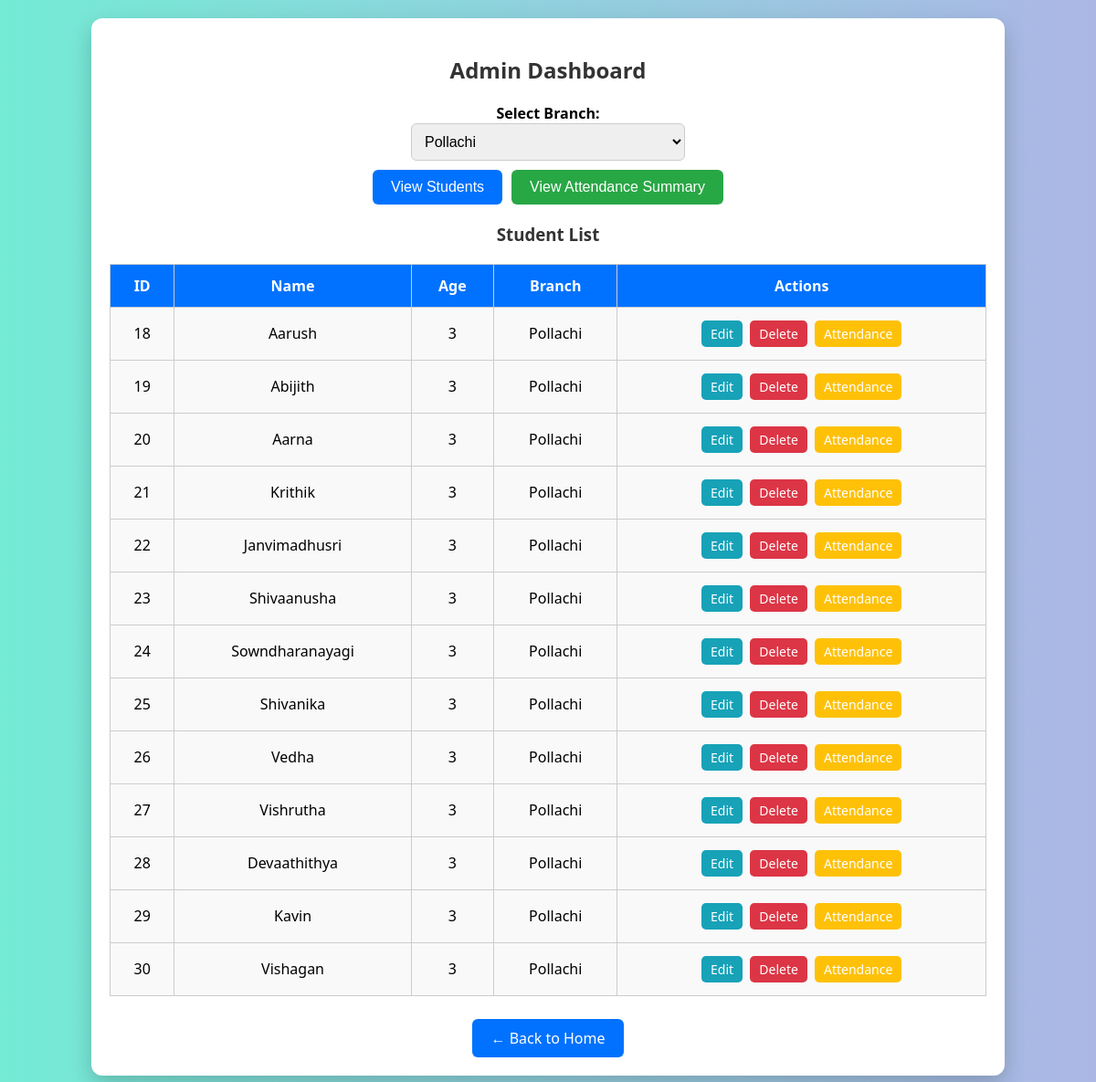
The page /dashboard_admin.php?branch_id=1 (signed in) on the database its author committed.
### tables this page shows
CREATE TABLE `students` (
  `student_id` int(11) NOT NULL,
  `name` varchar(100) NOT NULL,
  `age` int(11) NOT NULL,
  `branch_id` int(11) NOT NULL
);

CREATE TABLE `branches` (
  `branch_id` int(11) NOT NULL,
  `branch_name` varchar(100) NOT NULL
);

### dashboard_admin.php (the view, shortened to what this page needs)
<?php
include 'db.php';
$branch_result = $conn->query("SELECT * FROM branches");
$branches = [];
while ($row = $branch_result->fetch_assoc()) {
    $branches[] = $row;
}
$selected_branch_id = $_GET['branch_id'] ?? '';
$students = [];
$show_attendance = isset($_GET['attendance_summary']);
if ($selected_branch_id) {
    if ($show_attendance) {
        $stmt = $conn->prepare("
            SELECT s.student_id, s.name, s.age, b.branch_name,
                   a.status, a.date AS latest_date, a.guardian_photo, a.guardian_relation
            FROM students s
            JOIN branches b ON s.branch_id = b.branch_id
            LEFT JOIN (
                SELECT a1.*
                FROM attendance a1
                JOIN (
                    SELECT student_id, MAX(date) AS latest_date
                    FROM attendance
                    GROUP BY student_id
                ) a2 ON a1.student_id = a2.student_id AND a1.date = a2.latest_date
            ) a ON s.student_id = a.student_id
            WHERE s.branch_id = ?
        ");
    } else {
        $stmt = $conn->prepare("SELECT s.student_id, s.name, s.age, b.branch_name
            FROM students s
            JOIN branches b ON s.branch_id = b.branch_id
            WHERE s.branch_id = ?");
    }
    $stmt->bind_param("i", $selected_branch_id);
    $stmt->execute();
    $students = $stmt->get_result();
}
?>
<!DOCTYPE html>
<html lang="en">
<head>
</head>
<body>
  <div class="dashboard">
    <h2>Admin Dashboard</h2>
    <form method="GET">
      <label><strong>Select Branch:</strong></label>
      <select name="branch_id" required>
        <?php foreach ($branches as $branch): ?>
          <option value="<?= $branch['branch_id']; ?>" <?= $selected_branch_id == $branch['branch_id'] ? 'selected' : '' ?>>
            <?= ucfirst($branch['branch_name']); ?>
          </option>
        <?php endforeach; ?>
      </select>
      <div class="btn-group">
        <button type="submit" name="view" class="btn view-btn">View Students</button>
        <button type="submit" name="attendance_summary" class="btn attendance-btn">View Attendance Summary</button>
      </div>
    </form>
    <?php if ($students && $students->num_rows > 0): ?>
      <h3><?= $show_attendance ? "Latest Attendance Summary" : "Student List" ?></h3>
      <table>
        <thead>
          <tr>
            <th>ID</th>
            <th>Name</th>
            <th>Age</th>
            <th>Branch</th>
            <?php if ($show_attendance): ?>
              <th>Date</th>
              <th>Status</th>
              <th>Guardian Photo</th>
              <th>Relation</th>
            <?php else: ?>
              <th>Actions</th>
            <?php endif; ?>
          </tr>
        </thead>
        <tbody>
          <?php while ($row = $students->fetch_assoc()): ?>
            <tr>
              <td data-label="ID"><?= $row['student_id']; ?></td>
              <td data-label="Name"><?= htmlspecialchars($row['name']); ?></td>
              <td data-label="Age"><?= $row['age']; ?></td>
              <td data-label="Branch"><?= ucfirst($row['branch_name']); ?></td>
              <?php if ($show_attendance): ?>
                <td data-label="Date"><?= $row['latest_date'] ?? '-' ?></td>
                <td data-label="Status">
                  <?php
                    if ($row['status'] === 'Present') {
                      echo '<span class="status-present">Present</span>';
                    } elseif ($row['status'] === 'Absent') {
                      echo '<span class="status-absent">Absent</span>';
                    } else {
                      echo '<span style="color:#999;">No Record</span>';
                    }
                  ?>
                </td>
                <td data-label="Guardian Photo">
                  <?php if (!empty($row['guardian_photo']) && file_exists($row['guardian_photo'])): ?>
                    <img src="<?= htmlspecialchars($row['guardian_photo']); ?>" alt="Guardian" class="guardian-img">
                  <?php else: ?>
                    <span style="color:gray;">No Photo</span>
                  <?php endif; ?>
                </td>
                <td data-label="Relation"><?= htmlspecialchars($row['guardian_relation'] ?? '—'); ?></td>
              <?php else: ?>
                <td data-label="Actions">
                  <a href="edit_student.php?id=<?= $row['student_id']; ?>" class="btn-action edit-btn">Edit</a>
                  <a href="delete_student.php?id=<?= $row['student_id']; ?>" class="btn-action delete-btn" onclick="return confirm('Are you sure?')">Delete</a>
                  <a href="view_attendance.php?id=<?= $row['student_id']; ?>" class="btn-action att-btn">Attendance</a>
                </td>
              <?php endif; ?>
            </tr>
          <?php endwhile; ?>
        </tbody>
      </table>
    <?php elseif (isset($_GET['view']) || $show_attendance): ?>
      <p style="text-align:center; color:red;">No students found in this branch.</p>
    <?php endif; ?>
    <div style="text-align:center; margin-top: 25px;">
      <a href="index.php" class="btn view-btn">← Back to Home</a>
    </div>
  </div>
</body>
</html>

### dashboard_admin.php (style rules this page uses)
* { box-sizing: border-box; }
body { margin: 0; font-family: 'Segoe UI', Tahoma, sans-serif; background: linear-gradient(to right, #74ebd5, #acb6e5); padding: 20px; }
.dashboard { background: #fff; padding: 20px; border-radius: 12px; box-shadow: 0 10px 25px rgba(0, 0, 0, 0.2); max-width: 1000px; margin: 0 auto; overflow-x: auto; }
h2, h3 { text-align: center; color: #333; }
form { display: flex; flex-direction: column; align-items: center; margin-bottom: 20px; }
select { padding: 10px; font-size: 16px; border-radius: 6px; border: 1px solid #ccc; margin-bottom: 10px; width: 100%; max-width: 300px; }
.btn-group { display: flex; flex-wrap: wrap; gap: 10px; justify-content: center; }
.btn { padding: 10px 20px; font-size: 16px; border: none; border-radius: 6px; cursor: pointer; color: #fff; text-decoration: none; display: inline-block; }
.view-btn { background-color: #0072ff; }
.attendance-btn { background-color: #28a745; }
.edit-btn { background-color: #17a2b8; }
.delete-btn { background-color: #dc3545; }
.att-btn { background-color: #ffc107; color: #000; }
table { width: 100%; border-collapse: collapse; margin-top: 20px; }
th, td { border: 1px solid #ccc; padding: 12px; text-align: center; }
th { background-color: #0072ff; color: #fff; }
td { background-color: #f9f9f9; }
.btn-action { color: white; padding: 5px 10px; margin: 2px; border-radius: 5px; font-size: 14px; text-decoration: none; display: inline-block; }

### rows shown on the page
students: student_id "18", name "Aarush", age "3", branch.branch_name "Pollachi"
students: student_id "19", name "Abijith", age "3", branch.branch_name "Pollachi"
students: student_id "20", name "Aarna", age "3", branch.branch_name "Pollachi"
students: student_id "21", name "Krithik", age "3", branch.branch_name "Pollachi"
students: student_id "22", name "Janvimadhusri", age "3", branch.branch_name "Pollachi"
students: student_id "23", name "Shivaanusha", age "3", branch.branch_name "Pollachi"
students: student_id "24", name "Sowndharanayagi", age "3", branch.branch_name "Pollachi"
students: student_id "25", name "Shivanika", age "3", branch.branch_name "Pollachi"
students: student_id "26", name "Vedha", age "3", branch.branch_name "Pollachi"
students: student_id "27", name "Vishrutha", age "3", branch.branch_name "Pollachi"
students: student_id "28", name "Devaathithya", age "3", branch.branch_name "Pollachi"
students: student_id "29", name "Kavin", age "3", branch.branch_name "Pollachi"
students: student_id "30", name "Vishagan", age "3", branch.branch_name "Pollachi"

### other values the page prints
form field branch_id "Pollachi"
